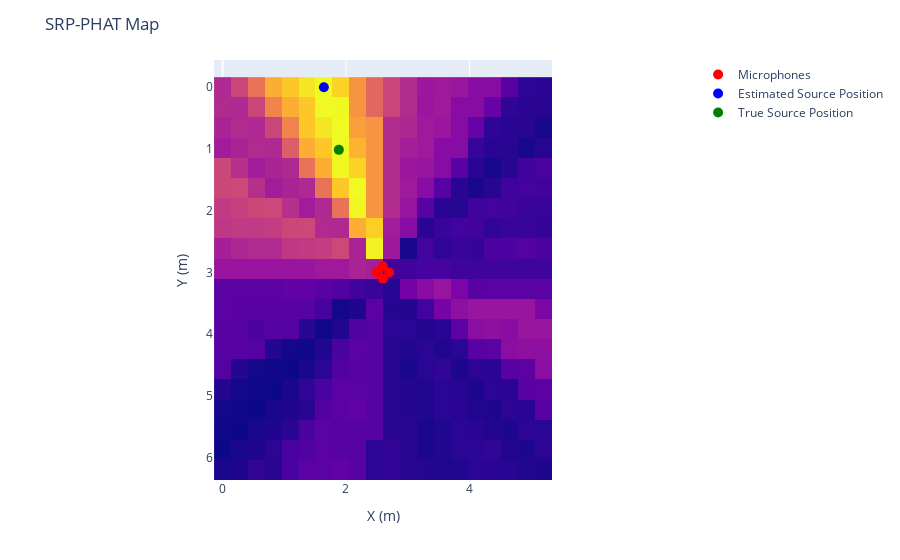

The notebook cell this image was saved under:
### Code cell
srp = srp_phat(main_speaker_room_noisy_white, mic_pos, grid, sr, interp=1)
best_pos = srp.argmax()
print(f"Estimated Source Position: {grid[best_pos]}")
print(f"True Source Position: {speaker_pos}")
srp_map = srp
srp_map = srp_map.reshape(20, 20)

plot_map(srp_map.T, grid, mic_pos, room_dim, best_pos, speaker_pos, title='SRP-PHAT Map')

### Figure 1 — Plotly figure (JSON) as saved in the notebook; plotly's stock layout.template omitted (floating-point values rounded to 4 significant figures; data arrays with more than 128 entries replaced by an {"elided": "..."} marker saying what was removed)
{"data": [{"coloraxis": "coloraxis", "hovertemplate": "x: %{x}<br>y: %{y}<br>color: %{z}<extra></extra>", "name": "0", "type": "heatmap", "x": [0, 0.2737, 0.5474, 0.8211, 1.095, 1.368, 1.642, 1.916, 2.189, 2.463, 2.737, 3.011, 3.284, 3.558, 3.832, 4.105, 4.379, 4.653, 4.926, 5.2], "xaxis": "x", "y": [0, 0.3263, 0.6526, 0.9789, 1.305, 1.632, 1.958, 2.284, 2.611, 2.937, 3.263, 3.589, 3.916, 4.242, 4.568, 4.895, 5.221, 5.547, 5.874, 6.2], "yaxis": "y", "z": {"elided": "20x20 float values"}}, {"marker": {"color": "red", "size": 10}, "mode": "markers", "name": "Microphones", "type": "scatter", "x": [2.5, 2.7, 2.6, 2.6], "y": [3, 3, 2.9, 3.1]}, {"marker": {"color": "blue", "size": 10}, "mode": "markers", "name": "Estimated Source Position", "type": "scatter", "x": [1.642], "y": [0]}, {"marker": {"color": "green", "size": 10}, "mode": "markers", "name": "True Source Position", "type": "scatter", "x": [1.884], "y": [1.014]}], "layout": {"coloraxis": {"colorscale": [[0, "#0d0887"], [0.1111, "#46039f"], [0.2222, "#7201a8"], [0.3333, "#9c179e"], [0.4444, "#bd3786"], [0.5556, "#d8576b"], [0.6667, "#ed7953"], [0.7778, "#fb9f3a"], [0.8889, "#fdca26"], [1, "#f0f921"]], "showscale": false}, "margin": {"t": 60}, "title": {"text": "SRP-PHAT Map"}, "xaxis": {"anchor": "y", "constrain": "domain", "domain": [0, 1], "scaleanchor": "y", "title": {"text": "X (m)"}}, "yaxis": {"anchor": "x", "autorange": "reversed", "constrain": "domain", "domain": [0, 1], "title": {"text": "Y (m)"}}}}
